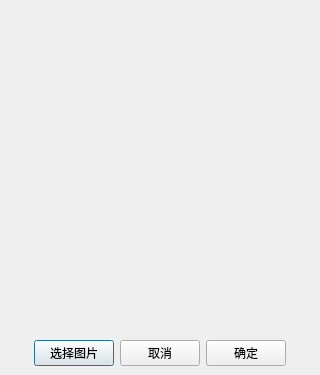
<?xml version="1.0" encoding="UTF-8"?>
<ui version="4.0">
 <class>AvatarSetDialog</class>
 <widget class="QDialog" name="AvatarSetDialog">
  <property name="geometry">
   <rect>
    <x>0</x>
    <y>0</y>
    <width>320</width>
    <height>375</height>
   </rect>
  </property>
  <property name="maximumSize">
   <size>
    <width>320</width>
    <height>375</height>
   </size>
  </property>
  <property name="windowTitle">
   <string>Dialog</string>
  </property>
  <layout class="QVBoxLayout" name="verticalLayout">
   <property name="leftMargin">
    <number>0</number>
   </property>
   <property name="topMargin">
    <number>0</number>
   </property>
   <property name="rightMargin">
    <number>0</number>
   </property>
   <property name="bottomMargin">
    <number>0</number>
   </property>
   <item>
    <widget class="QWidget" name="avatarCanvas" native="true">
     <property name="sizePolicy">
      <sizepolicy hsizetype="Preferred" vsizetype="Expanding">
       <horstretch>0</horstretch>
       <verstretch>0</verstretch>
      </sizepolicy>
     </property>
     <property name="maximumSize">
      <size>
       <width>16777215</width>
       <height>16777215</height>
      </size>
     </property>
    </widget>
   </item>
   <item>
    <widget class="QWidget" name="button" native="true">
     <property name="sizePolicy">
      <sizepolicy hsizetype="Preferred" vsizetype="Preferred">
       <horstretch>0</horstretch>
       <verstretch>0</verstretch>
      </sizepolicy>
     </property>
     <layout class="QGridLayout" name="gridLayout">
      <item row="0" column="1">
       <widget class="QPushButton" name="chooseImageBtn">
        <property name="text">
         <string>选择图片</string>
        </property>
       </widget>
      </item>
      <item row="0" column="3">
       <widget class="QPushButton" name="cancelBtn">
        <property name="text">
         <string>取消</string>
        </property>
       </widget>
      </item>
      <item row="0" column="6">
       <spacer name="horizontalSpacer_2">
        <property name="orientation">
         <enum>Qt::Horizontal</enum>
        </property>
        <property name="sizeHint" stdset="0">
         <size>
          <width>40</width>
          <height>20</height>
         </size>
        </property>
       </spacer>
      </item>
      <item row="0" column="5">
       <widget class="QPushButton" name="okBtn">
        <property name="text">
         <string>确定</string>
        </property>
       </widget>
      </item>
      <item row="0" column="0">
       <spacer name="horizontalSpacer">
        <property name="orientation">
         <enum>Qt::Horizontal</enum>
        </property>
        <property name="sizeHint" stdset="0">
         <size>
          <width>40</width>
          <height>20</height>
         </size>
        </property>
       </spacer>
      </item>
     </layout>
    </widget>
   </item>
  </layout>
 </widget>
 <resources/>
 <connections/>
</ui>
